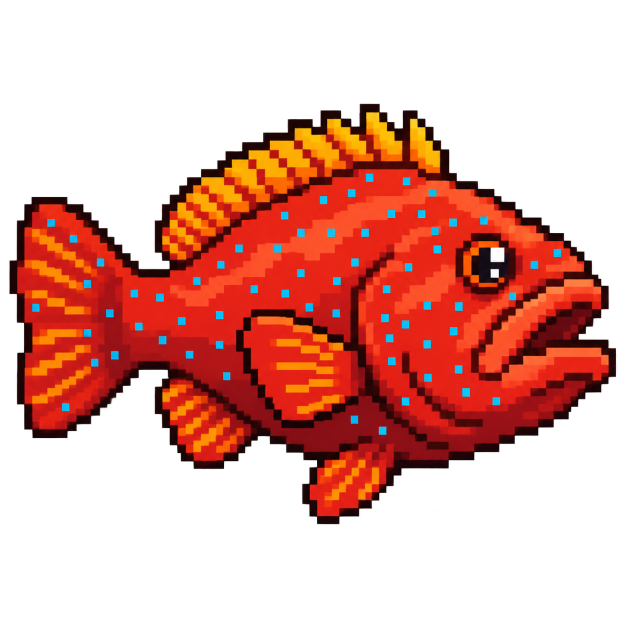
#> input picture art/source-references/advanced-reef/coral-grouper-generated.png, 1254 x 1254 px (shown at 1/2 size)
$ python prepare_generated_sprite.py ../art/source-references/advanced-reef/coral-grouper-generated.png out.png
#> lines starting #> are read from the running program, lines starting #| are printed output that depends on the picture; after the words box and inside, x2 and y2 are one past the last pixel; in counts of white or black regions, pixels touching at a corner belong together
#!/usr/bin/env python3
"""Collapse generated pixel clusters into a crisp 64x64 game sprite."""

from __future__ import annotations

import argparse
from collections import Counter
from pathlib import Path

from PIL import Image


CANVAS_SIZE = 64
DEFAULT_CLUSTER_SIZE = 20
OPAQUE_THRESHOLD = 128
OPAQUE_COLORS = 7
CLUSTER_SIZE_OVERRIDES = {
    "parrotfish-generated": 22,
    "pistol-shrimp-generated": 22,
    "frogfish-generated": 22,
    "stonefish-generated": 22,
    "titan-triggerfish-generated": 22,
    "crown-of-thorns-generated": 22,
    "decorator-crab-generated": 22,
    "coral-grouper-generated": 22,
    "garden-eel-generated": 22,
    "hermit-crab-generated": 22,
    "flounder-generated": 22,
    "lionfish-generated": 22,
    "mantis-shrimp-generated": 22,
    "pufferfish-generated": 22,
    "boxfish-generated": 22,
    "needlefish-generated": 22,
    "seahorse-generated": 22,
    "electric-eel-generated": 22,
    "sea-urchin-generated": 22,
    "invisible-ink-squid-generated": 22,
    "moray-eel-generated": 22,
    "barracuda-generated": 23,
}

# Small species-specific corrections are applied after mechanical cluster collapse.
# Coordinates refer to the final 64x64 canvas. Every side-profile creature must
# finish with exactly one isolated white eye pixel in its visible eye socket.
EYE_TOUCHUPS = {
    "parrotfish-generated": {"eyes": [(46, 27)], "remove": []},
    "pistol-shrimp-generated": {"eyes": [(30, 21), (36, 22)], "remove": []},
    "frogfish-generated": {"eyes": [(40, 24)], "remove": []},
    "stonefish-generated": {"eyes": [(47, 31)], "remove": []},
    "titan-triggerfish-generated": {"eyes": [(48, 28)], "remove": []},
    "decorator-crab-generated": {"eyes": [(35, 17), (44, 17)], "remove": []},
    "coral-grouper-generated": {"eyes": [(48, 26)], "remove": []},
    "garden-eel-generated": {"eyes": [(45, 9)], "remove": []},
    "hermit-crab-generated": {"eyes": [(44, 18), (52, 20)], "remove": []},
    "flounder-generated": {"eyes": [(56, 28), (56, 33)], "remove": []},
    "lionfish-generated": {"eyes": [(51, 35)], "remove": []},
    "mantis-shrimp-generated": {"eyes": [(46, 13), (53, 13)], "remove": []},
    "pufferfish-generated": {"eyes": [(50, 27)], "remove": []},
    "boxfish-generated": {"eyes": [(49, 29)], "remove": []},
    "needlefish-generated": {"eyes": [(44, 31)], "remove": []},
    "seahorse-generated": {"eyes": [(36, 17)], "remove": []},
    "electric-eel-generated": {"eyes": [(49, 21)], "remove": []},
    "invisible-ink-squid-generated": {"eyes": [(35, 32)], "remove": []},
    "moray-eel-generated": {"eyes": [(47, 20)], "remove": []},
    "anchovy-generated": {"eyes": [(57, 32)], "remove": [(60, 33), (56, 34)]},
    "goby-generated": {"eyes": [(55, 31)], "remove": []},
    "crab-generated": {"eyes": [(33, 30), (41, 28)], "remove": []},
    "blenny-generated": {"eyes": [(53, 29)], "remove": []},
    "shrimp-generated": {"eyes": [(46, 28)], "remove": []},
    "swordfish-generated": {"eyes": [(41, 33)], "remove": []},
    "barracuda-generated": {"eyes": [(51, 32)], "remove": []},
    "hypno-squid-generated": {"eyes": [(36, 30)], "remove": []},
    "lure-generated": {"eyes": [(20, 16)], "remove": []},
    "ocean-sunfish-generated": {"eyes": [(47, 29)], "remove": []},
}


def build_palette(source: Image.Image) -> list[tuple[int, int, int]]:
    preview_width = 256
    preview_height = max(1, round(preview_width * source.height / source.width))
    preview = source.resize((preview_width, preview_height), Image.Resampling.NEAREST)
    opaque_pixels = [pixel[:3] for pixel in preview.getdata() if pixel[3] >= OPAQUE_THRESHOLD]
    if not opaque_pixels:
        raise ValueError("Source contains no opaque pixels")

    strip = Image.new("RGB", (len(opaque_pixels), 1))
    strip.putdata(opaque_pixels)
    indexed = strip.quantize(
        colors=OPAQUE_COLORS,
        method=Image.Quantize.MEDIANCUT,
        dither=Image.Dither.NONE,
    )
    raw_palette = indexed.getpalette()
    used_indices = sorted(set(indexed.getdata()))
    return [tuple(raw_palette[index * 3:index * 3 + 3]) for index in used_indices]


def prepare(source_path: Path, output_path: Path, cluster_size: int) -> None:
#> called with cluster_size = 22
    source = Image.open(source_path).convert("RGBA")
#> source is the input picture: PIL image 1254x1254 RGBA; mean R, G, B, A 71.8, 18.4, 9.2, 100.9
    mask = source.getchannel("A").point(
        lambda value: 255 if value >= OPAQUE_THRESHOLD else 0,
    )
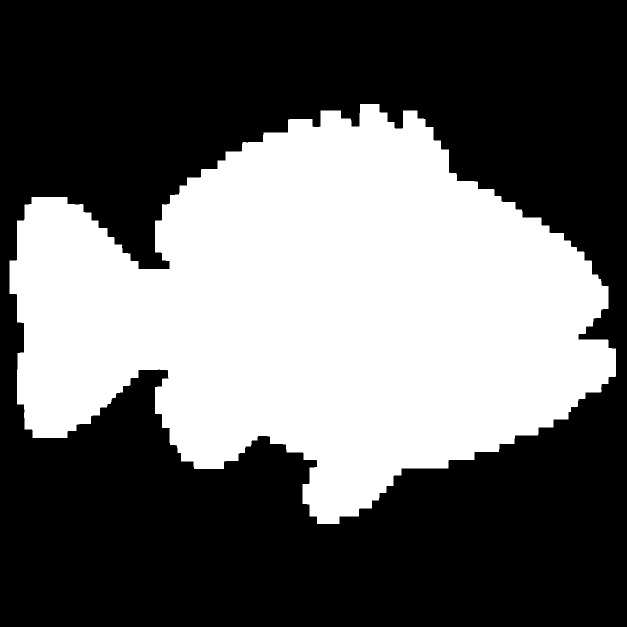
#> mask: PIL image 1254x1254 L (shown at 1/2 size); 39.9% white; 1 white region, box (x1, y1, x2, y2) and area: (19, 208, 1232, 1048) 627626
    bounds = mask.getbbox()
#> bounds = (19, 208, 1232, 1048)
    if bounds is None:
        raise ValueError(f"{source_path} contains no visible pixels")

    source = source.crop(bounds)
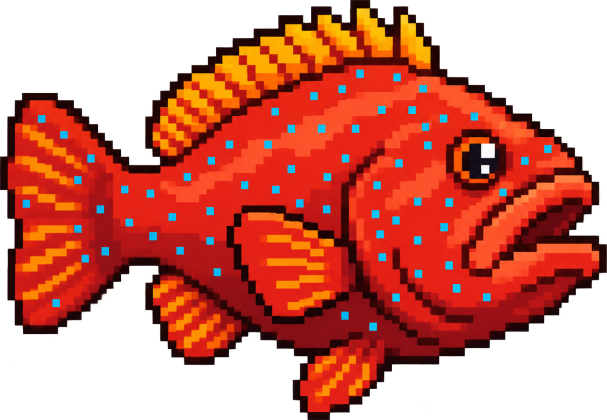
#> source: PIL image 1213x840 RGBA (shown at 1/2 size); mean R, G, B, A 110.8, 28.5, 14.3, 155.7; transparent parts drawn white
    mask = mask.crop(bounds)
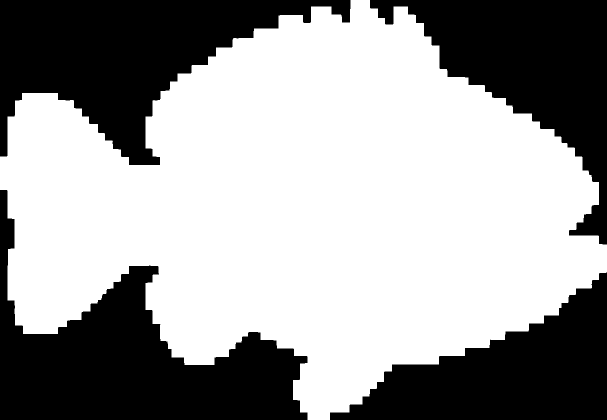
#> mask: PIL image 1213x840 L (shown at 1/2 size); 61.6% white; 4 black regions, box (x1, y1, x2, y2) and area: (0, 380, 615, 840) 115214, (0, 0, 701, 330) 107463, (740, 0, 1213, 489) 88494, (660, 545, 1213, 840) 80123
    palette = build_palette(source)
#> in build_palette, `preview = source.resize((preview_width, preview_height), Image.Resampl..`:
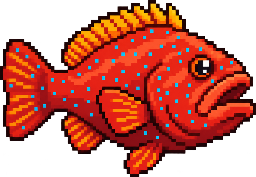
#> preview: PIL image 256x177 RGBA; mean R, G, B, A 110.6, 28.4, 14.3, 156; transparent parts drawn white
#> in build_palette, `opaque_pixels = [pixel[:3] for pixel in preview.getdata() if pixel[3] ..`: opaque_pixels = 27970 items
#> in build_palette, `raw_palette = indexed.getpalette()`: raw_palette = [204, 154, 56, 245, 78, 32, 233, 37, 21, 224, 35, 20, 216, 27, 21, 171, 19, 20, 61, 6, 7]
#> in build_palette, `used_indices = sorted(set(indexed.getdata()))`: used_indices = [0, 1, 2, 3, 4, 5, 6]
#> palette = [(204, 154, 56), (245, 78, 32), (233, 37, 21), (224, 35, 20), (216, 27, 21), (171, 19, 20), (61, 6, 7)]
    logical_width = max(1, round(source.width / cluster_size))
#> logical_width = 55
    logical_height = max(1, round(source.height / cluster_size))
#> logical_height = 38
    if logical_width > CANVAS_SIZE or logical_height > CANVAS_SIZE:
        raise ValueError(
            f"Collapsed sprite is {logical_width}x{logical_height}; "
            f"increase --cluster-size so it fits a {CANVAS_SIZE}x{CANVAS_SIZE} canvas",
        )

    source_pixels = source.load()
    mask_pixels = mask.load()
    logical = Image.new("RGBA", (logical_width, logical_height), (0, 0, 0, 0))
#> logical: PIL image 55x38 RGBA; every value is 0
    logical_pixels = logical.load()

    def nearest_palette_index(color: tuple[int, int, int]) -> int:
        return min(
            range(len(palette)),
            key=lambda index: sum(
                (color[channel] - palette[index][channel]) ** 2
                for channel in range(3)
            ),
        )

    for logical_y in range(logical_height):
        source_y0 = round(logical_y * source.height / logical_height)
        source_y1 = round((logical_y + 1) * source.height / logical_height)
        for logical_x in range(logical_width):
            source_x0 = round(logical_x * source.width / logical_width)
            source_x1 = round((logical_x + 1) * source.width / logical_width)
            source_area = (source_x1 - source_x0) * (source_y1 - source_y0)
            represented_colors: list[int] = []
            for source_y in range(source_y0, source_y1, 2):
                for source_x in range(source_x0, source_x1, 2):
                    if mask_pixels[source_x, source_y]:
                        represented_colors.append(
                            nearest_palette_index(source_pixels[source_x, source_y][:3]),
                        )

            if len(represented_colors) < max(1, source_area // 16):
                continue
            palette_index = Counter(represented_colors).most_common(1)[0][0]
            logical_pixels[logical_x, logical_y] = (*palette[palette_index], 255)
#> this loop made 38 passes
#> source_y0 on passes 2 to 13: 22, 44, 66, 88, 111, 133, 155, 177, 199, 221, 243, 265
#> after the loop, represented_colors = []

    canvas = Image.new("RGBA", (CANVAS_SIZE, CANVAS_SIZE), (0, 0, 0, 0))
#> canvas: PIL image 64x64 RGBA; every value is 0
    canvas.alpha_composite(
        logical,
        ((CANVAS_SIZE - logical_width) // 2, (CANVAS_SIZE - logical_height) // 2),
    )
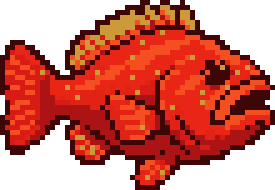
#> logical: PIL image 55x38 RGBA (shown 5 times larger); mean R, G, B, A 113.7, 25.4, 13.6, 164.1; transparent parts drawn white
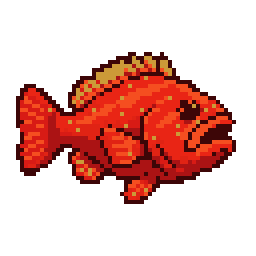
#> canvas: PIL image 64x64 RGBA (shown 4 times larger); mean R, G, B, A 58, 13, 6.9, 83.7; transparent parts drawn white

    touchup = EYE_TOUCHUPS.get(source_path.stem)
    if touchup:
        darkest = (*min(palette, key=lambda color: sum(color)), 255)
#> darkest = (61, 6, 7, 255)
        for coordinate in touchup["remove"]:
            canvas.putpixel(coordinate, darkest)
        for coordinate in touchup["eyes"]:
            canvas.putpixel(coordinate, (255, 255, 255, 255))

    output_path.parent.mkdir(parents=True, exist_ok=True)
    canvas.save(output_path, optimize=True)


def main() -> None:
    parser = argparse.ArgumentParser()
    parser.add_argument("source", type=Path)
    parser.add_argument("output", type=Path)
    parser.add_argument("--cluster-size", type=int)
    args = parser.parse_args()
    cluster_size = args.cluster_size or CLUSTER_SIZE_OVERRIDES.get(
        args.source.stem,
        DEFAULT_CLUSTER_SIZE,
    )
    prepare(args.source, args.output, cluster_size)


if __name__ == "__main__":
    main()

$ run again, on art/source-references/advanced-reef/parrotfish-generated.png
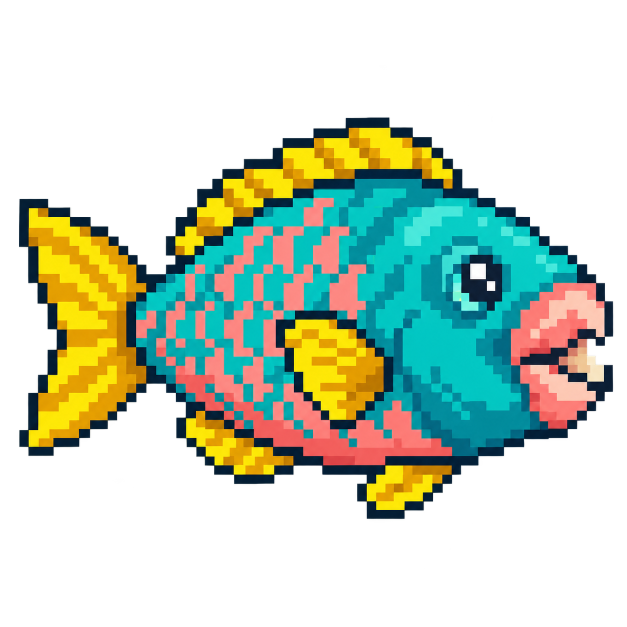
#> input picture art/source-references/advanced-reef/parrotfish-generated.png, 1254 x 1254 px (shown at 1/2 size)
#> in prepare, source is the input picture: PIL image 1254x1254 RGBA; mean R, G, B, A 43.6, 56.3, 39.1, 98.1
#> in prepare, `mask = source.getchannel("A").point( lambda value: 255 if value >= OPA..`:
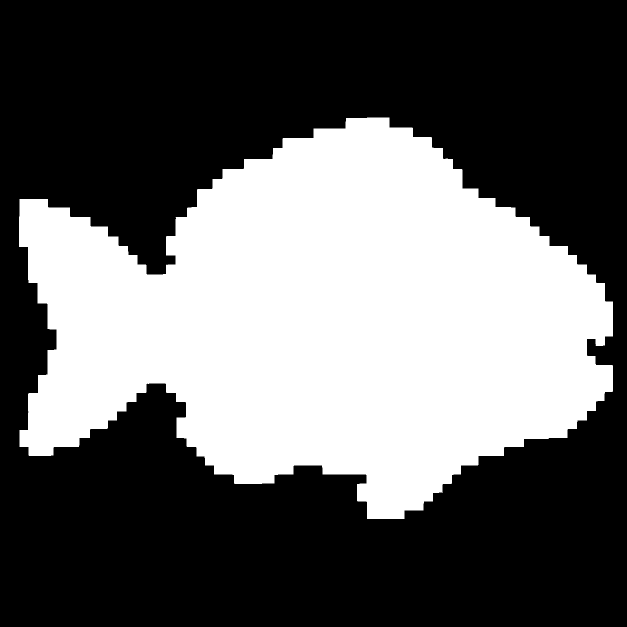
#> mask: PIL image 1254x1254 L (shown at 1/2 size); 38.7% white; 1 white region, box (x1, y1, x2, y2) and area: (38, 235, 1226, 1038) 609038
#> bounds = (38, 235, 1226, 1038)
#> source: PIL image 1188x803 RGBA
#> opaque_pixels = 28297 items
#> raw_palette = [252, 232, 14, 232, 166, 35, 13, 205, 199, 9, 178, 179, 247, 133, 118, 43, 136, 125, 49, 49, 65]
#> used_indices = [0, 1, 2, 3, 4, 5, 6]
#> palette = [(252, 232, 14), (232, 166, 35), (13, 205, 199), (9, 178, 179), (247, 133, 118), (43, 136, 125), (49, 49, 65)]
#> the loop in prepare, `for logical_y in range(logical_height):` made 36 passes
#> source_y0 on passes 2 to 9: 22, 45, 67, 89, 112, 134, 156, 178
#> after the loop in prepare, `for logical_y in range(logical_height):`: represented_colors = []
#> in prepare, `canvas.alpha_composite( logical, ((CANVAS_SIZE - logical_width) // 2, ..`:
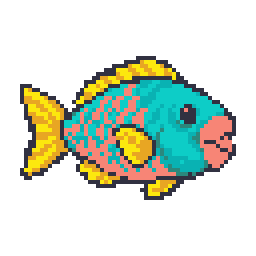
#> canvas: PIL image 64x64 RGBA (shown 4 times larger); mean R, G, B, A 38.4, 46.9, 33.4, 80.4; transparent parts drawn white
#> darkest = (49, 49, 65, 255)
